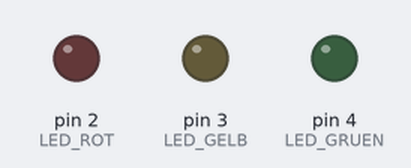
Bench run of a sketch on a simulated Arduino Uno, built with avr-gcc and run on an emulated ATmega328P. Parts: output pins drawn as LEDs (lit = HIGH).

Above: at 0.05 s.
At 0.65 s:
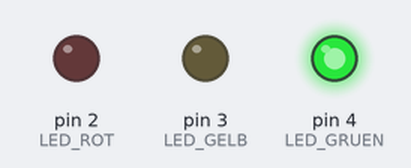
At 0.95 s:
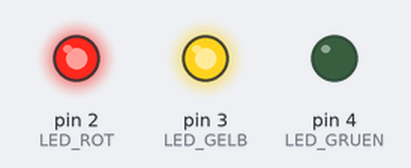
At 1.35 s:
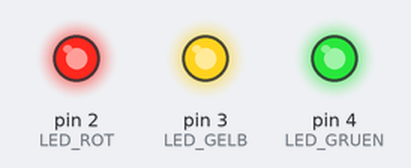
At 2.15 s:
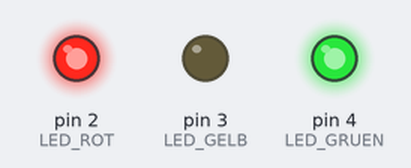
At 2.85 s:
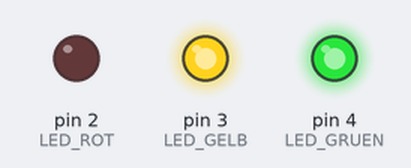
Timing chart, 0 to 3.1 s (numbered marks = the images above):
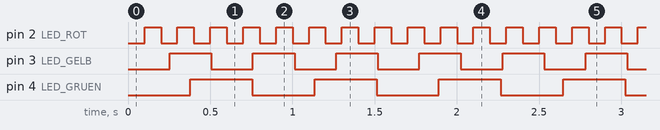

Measured:
- by itself, pin 2 (LED_ROT): alternates HIGH for 0.10 s and LOW for 0.10 s
- by itself, pin 3 (LED_GELB): alternates HIGH for 0.25 s and LOW for 0.25 s
- by itself, pin 4 (LED_GRUEN): alternates HIGH for 0.38 s and LOW for 0.38 s

The sketch:

multithread.ino
```cpp
#define LED_ROT   2    // Pin PD2
#define LED_GELB  3    // Pin PD3
#define LED_GRUEN 4    // Pin PD4

void setup()
{
  pinMode(LED_ROT,   OUTPUT);
  pinMode(LED_GELB,  OUTPUT);
  pinMode(LED_GRUEN, OUTPUT);
}

void thread_rot()
{
    static enum {AUS, EIN} zustand = AUS;
    static unsigned long int warteSeit = 0;

    switch (zustand)
    {
        case AUS:
            if (millis() - warteSeit >= 100)     // Bedingung: 100 ms später
            {
                digitalWrite(LED_ROT, HIGH);     // Reaktion: LED ein schalten
                warteSeit = millis();
                zustand = EIN;                   // Neuer Zustand: LED ist EIN
            }
            break;

        case EIN:
            if (millis() - warteSeit >= 100)     // Bedingung: 100 ms später
            {
                digitalWrite(LED_ROT, LOW);      // Reaktion: LED aus schalten
                warteSeit = millis();
                zustand = AUS;                   // Neuer Zustand: LED ist AUS
            }
            break;
    }
}

void thread_gelb()
{
    static enum {AUS, EIN} zustand = AUS;
    static unsigned long int warteSeit = 0;

    switch (zustand)
    {
        case AUS:
            if (millis() - warteSeit >= 253)
            {
                digitalWrite(LED_GELB, HIGH);
                warteSeit = millis();
                zustand = EIN;
            }
            break;

        case EIN:
            if (millis() - warteSeit >= 253)
            {
                digitalWrite(LED_GELB, LOW);
                warteSeit = millis();
                zustand = AUS;
            }
            break;
    }
}

void thread_gruen()
{
    static enum {AUS, EIN} zustand = AUS;
    static unsigned long int warteSeit = 0;

    switch (zustand)
    {
        case AUS:
            if (millis() - warteSeit >= 378)
            {
                digitalWrite(LED_GRUEN, HIGH);
                warteSeit = millis();
                zustand = EIN;
            }
            break;

        case EIN:
            if (millis() - warteSeit >= 378)
            {
                digitalWrite(LED_GRUEN, LOW);
                warteSeit = millis();
                zustand = AUS;
            }
            break;
    }
}

void loop()
{
    thread_rot();
    thread_gelb();
    thread_gruen();
}
```
